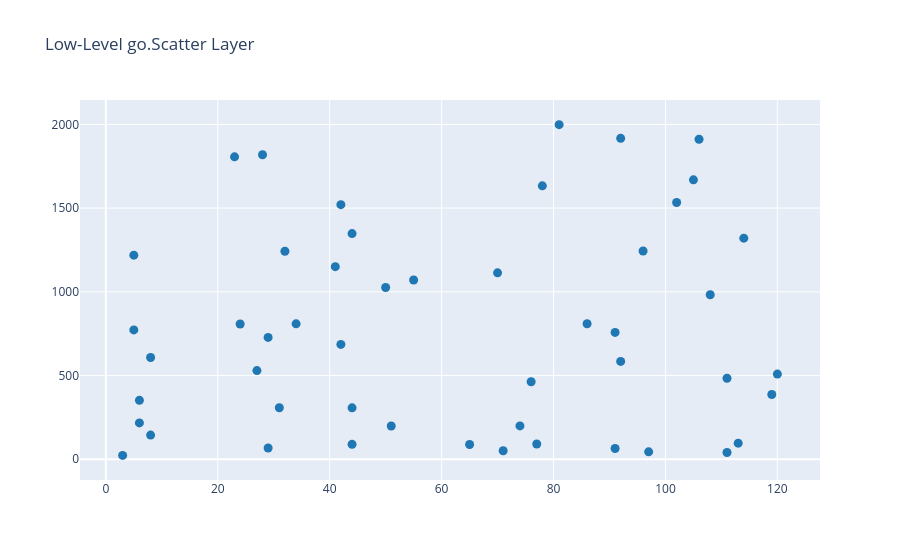

Here is the notebook cell this chart was saved with:
### Markdown cell above
### 🔹 Low-Level Scatter & Line Traces: `go.Scatter()`
- **What it does:** Demonstrates how to use `🔹 Low-Level Scatter & Line Traces: `go.Scatter()`` in Python.
- **Syntax:** `scat_trace = go.Scatter(`
- **Operation:** `scat_trace = go.Scatter(`
- **Key Note:** Always provide clear axis labels (`xlabel`, `ylabel`) and a title so viewers can interpret your visualization at a glance.

### Code cell
scat_trace = go.Scatter(
    x=df['account_age_months'].head(50), 
    y=df['transaction_amount'].head(50), 
    mode='markers', 
    marker=dict(size=9, color='#1f77b4', symbol='circle'), 
    name='Transactions'
)

fig = go.Figure(data=[scat_trace], layout=go.Layout(title='Low-Level go.Scatter Layer'))
fig.show()

### Figure 1 — Plotly figure (JSON) as saved in the notebook; plotly's stock layout.template omitted (floating-point values rounded to 4 significant figures)
{"data": [{"marker": {"color": "#1f77b4", "size": 9, "symbol": "circle"}, "mode": "markers", "name": "Transactions", "type": "scatter", "x": [8, 28, 91, 50, 5, 51, 6, 55, 114, 92, 44, 27, 105, 6, 91, 42, 44, 81, 23, 74, 76, 42, 8, 108, 77, 92, 5, 111, 86, 106, 120, 102, 31, 29, 71, 29, 70, 44, 119, 96, 97, 111, 32, 113, 65, 24, 78, 34, 41, 3], "y": [607.8, 1819.0, 64.08, 1026.0, 772.7, 198.5, 217.2, 1071.0, 1321.0, 584.2, 1348.0, 529.5, 1669.0, 351.9, 757.5, 686.0, 89.06, 1999.0, 1806.0, 199.0, 462.6, 1521.0, 144.1, 982.7, 91.22, 1917.0, 1219.0, 483.9, 809.2, 1911.0, 508.6, 1534.0, 307.8, 727.7, 50.59, 67.29, 1114.0, 307.2, 386.7, 1244.0, 44.32, 40.2, 1243.0, 96.06, 88.28, 807.8, 1633.0, 808.7, 1151.0, 23.1]}], "layout": {"title": {"text": "Low-Level go.Scatter Layer"}}}
